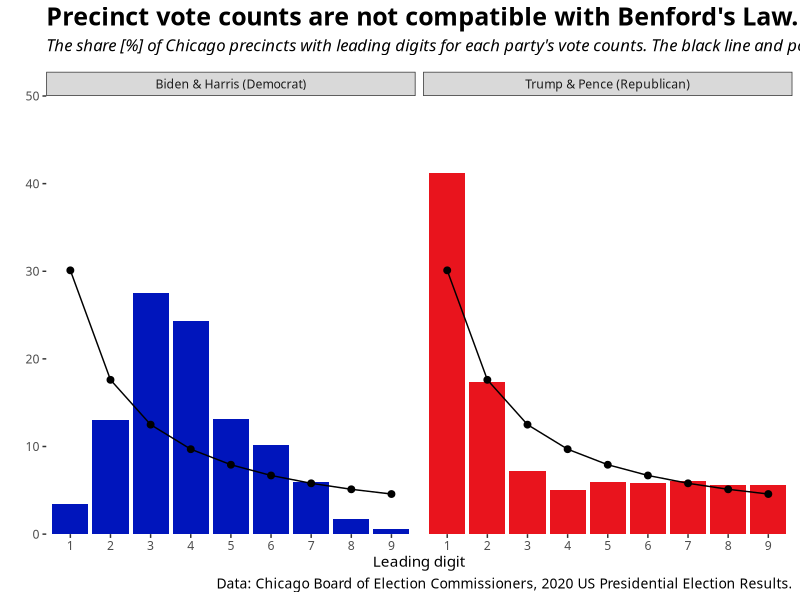
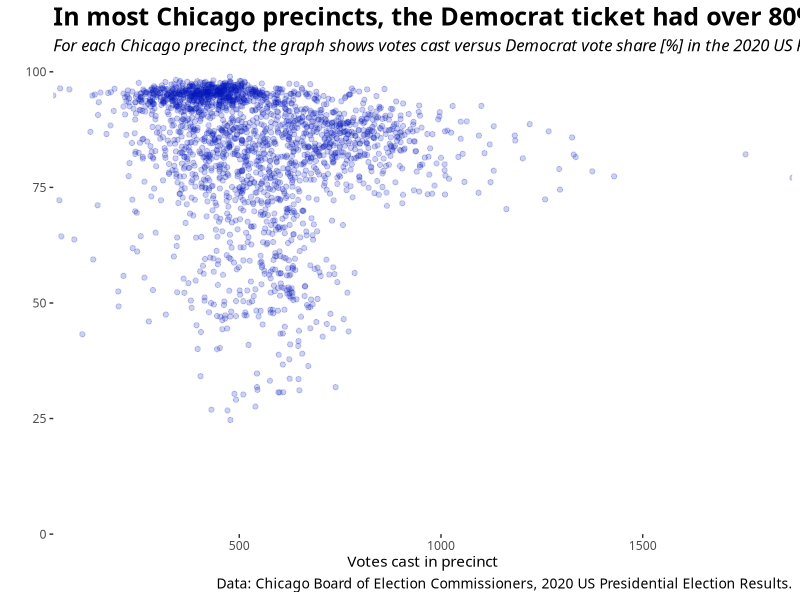
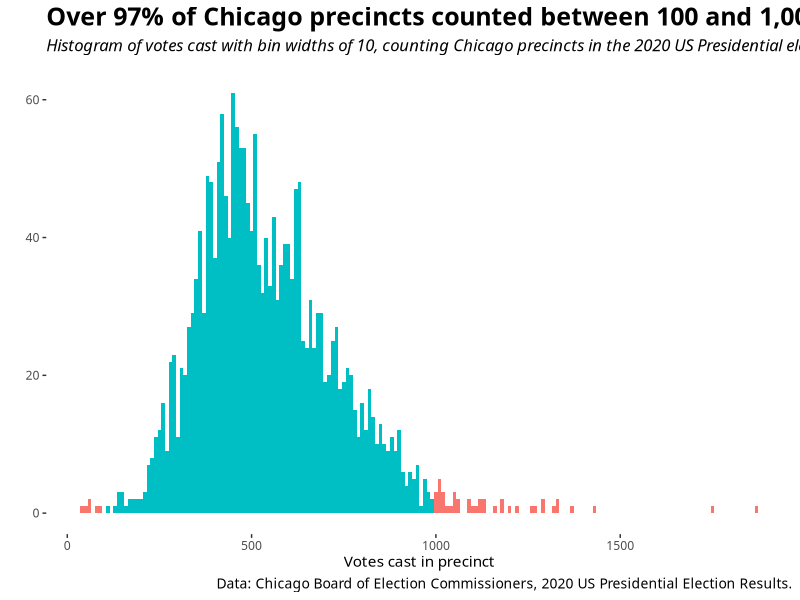

The R script that drew these images, in order:
## Packages and Themes
library(tidyverse)
library(stringr)
library(readxl)

theme_clean <- theme_bw(base_family="Calibri") + 
  theme(legend.position = "top",
        legend.title = element_text(size = 12),
        legend.text = element_text(size = 12),
        plot.title = element_text(size = 18, face = "bold"),
        plot.subtitle = element_text(size = 12, face = "italic", margin = margin(b=12)),
        plot.caption = element_text(size = 10),
        panel.grid.major = element_blank(),
        panel.grid.minor = element_blank(),
        panel.border = element_blank())
theme_set(theme_clean)

## Draw and summarise data
# As shown in Matt Parker's video: https://www.youtube.com/watch?v=etx0k1nLn78
# We download the Chicago 2020 US Presidential election file from here: https://chicagoelections.gov/en/election-results-specifics.asp

chicago_2020_df <- read_excel("Newcomb-Benford/Chicago BEC 2020 US Presidential Election Results - 2020-11-13.xlsx",
                              sheet = "DATA")

extract_first_digit <- function(x)
{
  stringr::str_extract(x, "\\d{1}") %>%
    as.numeric()
}

chicago_2020_df %>%
  filter(valid_votes >= 100 & valid_votes < 1000) %>%
  tally()
  
chicago_2020_df %>%
  mutate(democrat_share = 100*biden_harris/valid_votes) %>%
  group_by(group = cut(democrat_share,
                       breaks = seq(0, 100, 10))) %>%
  summarise(count = n())

chicago_nb_df <- chicago_2020_df %>%
  dplyr::select(biden_harris, trump_pence) %>%
  dplyr::rename("Biden & Harris (Democrat)" = biden_harris,
                "Trump & Pence (Republican)" = trump_pence) %>%
  dplyr::mutate_all(extract_first_digit) %>%
  pivot_longer(cols = 1:2,
                      names_to = "ticket",
                      values_to = "first_digit") %>%
  group_by(ticket, first_digit) %>%
  summarise(count = n()) %>%
  mutate(share = 100*count/sum(count),
         nb_dist = 100*log10(1 + 1/first_digit))

## Make graphs
chicago_graph_caption <- "Data: Chicago Board of Election Commissioners, 2020 US Presidential Election Results."

chicago_votebin_gg <- chicago_2020_df %>%
  ggplot(aes(x = valid_votes,
             fill = stat(x >= 100 & x < 1000))) +
  geom_histogram(binwidth = 10) +
  labs(title = "Over 97% of Chicago precincts counted between 100 and 1,000 votes in the 2020 US Presidential election.",
       subtitle = "Histogram of votes cast with bin widths of 10, counting Chicago precincts in the 2020 US Presidential election.",
       x = "Votes cast in precinct",
       y = "",
       caption = chicago_graph_caption) +
  theme(legend.position = "none")

chicago_scatter_gg <- chicago_2020_df %>%
  ggplot(aes(x = valid_votes,
             y = 100*biden_harris/valid_votes)) +
  geom_point(alpha = 0.2,
             color = "#0015BC") +
  labs(title = "In most Chicago precincts, the Democrat ticket had over 80% of cast votes.",
       subtitle = "For each Chicago precinct, the graph shows votes cast versus Democrat vote share [%] in the 2020 US Presidential election.",
       x = "Votes cast in precinct",
       y = "",
       caption = chicago_graph_caption) +
  scale_x_continuous(expand = c(0, 0)) +
  scale_y_continuous(limits = c(0, 100),
                     expand = c(0, 0))

chicago_nb_gg <- chicago_nb_df %>%
  ggplot(aes(x = as.factor(first_digit),
             y = share,
             fill = ticket)) +
  geom_bar(stat = "identity") +
  facet_wrap(~ticket) +
  geom_line(aes(x = first_digit,
                y = nb_dist)) +
  geom_point(aes(x = first_digit,
                 y = nb_dist),
             size = 2) +
  scale_y_continuous(expand = c(0,0),
                     limit = c(0, 50)) +
  scale_fill_manual(values = c("#0015BC", "#E9141D")) +
  labs(title = "Precinct vote counts are not compatible with Benford's Law.",
       subtitle = "The share [%] of Chicago precincts with leading digits for each party's vote counts. The black line and points represents the Newcomb-Benford distribution.",
       x = "Leading digit",
       y = "",
       caption = chicago_graph_caption) +
  theme(legend.position = "none")